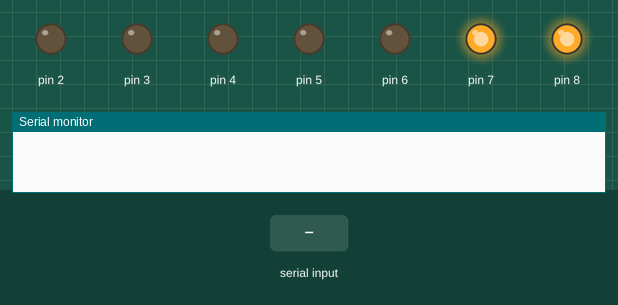
Bench run of a sketch on a simulated Arduino Uno, built with avr-gcc and run on an emulated ATmega328P. Shown: output pins drawn as LEDs (lit = HIGH), the last lines printed to the serial monitor. Inputs (shaded band) come from the test bench.

Above: at 1.2 s.
1.3 s: "1" received over Serial
At 1.9 s:
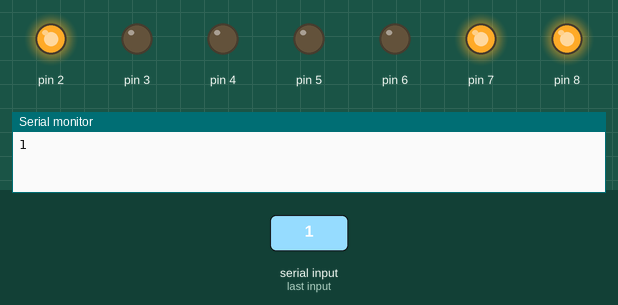
2.8 s: "2" received over Serial
At 4.0 s:
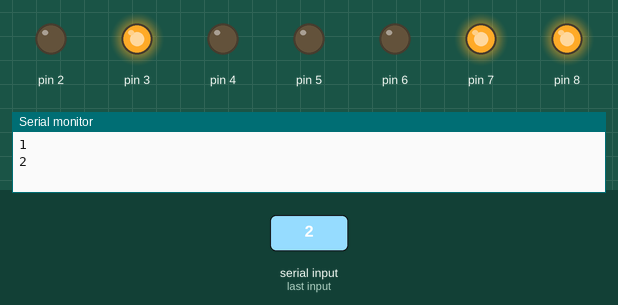
4.3 s: "0" received over Serial
At 5.3 s:
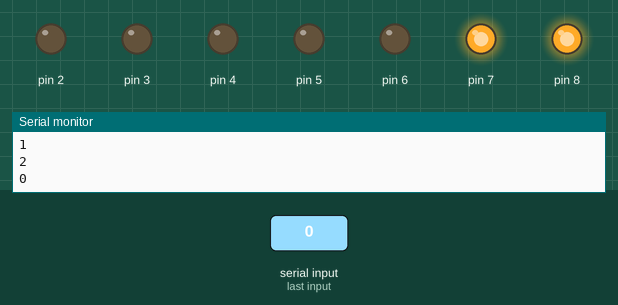
Timing chart, 0 to 7.3 s (numbered marks = the images above; inputs shaded):
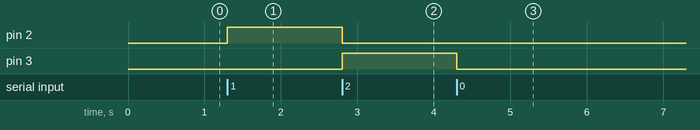

Measured:
- after the input at 1.3 s, pin 2: LOW → HIGH at once
- after the input at 2.8 s, pin 2: HIGH → LOW at once; pin 3: LOW → HIGH at once
- after the input at 4.3 s, pin 3: HIGH → LOW at once

The sketch:

7SEG.ino
```cpp
void setup()
{
  pinMode(2,OUTPUT);
  pinMode(3,OUTPUT);
  pinMode(4,OUTPUT);
  pinMode(5,OUTPUT);
  pinMode(6,OUTPUT);
  pinMode(7,OUTPUT);
  pinMode(8,OUTPUT);
  Serial.begin(9600);
  digitalWrite(8,HIGH);
  digitalWrite(7,HIGH);
}
int income=0;
void loop(){
  while(Serial.available()>0){
    income=Serial.read();
    if(income>='0'&&income<='9'){
      income=income-int('0');
      Serial.println(income,DEC);
      go(income);
    }
  }
}

void go(int income){
  if (income&1)
  digitalWrite(2,HIGH);
  else
  digitalWrite(2,LOW);
  if ((income>>1)&1)
  digitalWrite(3,HIGH);
  else
  digitalWrite(3,LOW);
  if ((income>>2)&1)
  digitalWrite(4,HIGH);
  else
  digitalWrite(4,LOW);
  if ((income>>3)&1)
  digitalWrite(5,HIGH);
  else
  digitalWrite(5,LOW);
}
```
